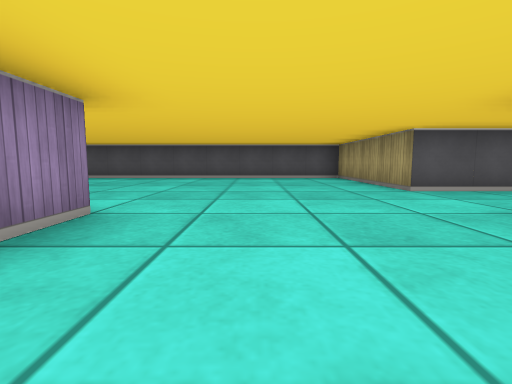
[1] (above)

23 first-person views from a walk through a cub3D ray-caster map. The camera is about half as high as the walls, tilts 6° down and sees 85° across. The floor is counted in squares. Each view is taken from the middle of a square. On the plan, view 1 faces up. The plan holds only what a view shows up to about 9 squares ahead; the rest is blank. The place goes on beyond the plan.

[2]
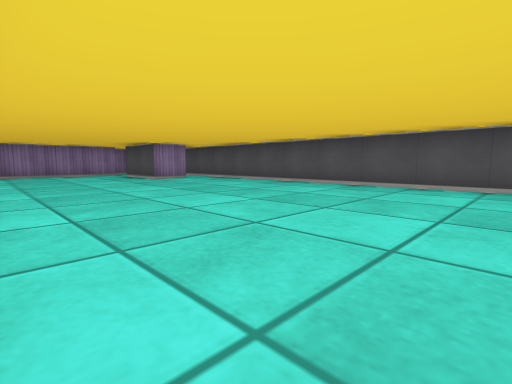

[3]
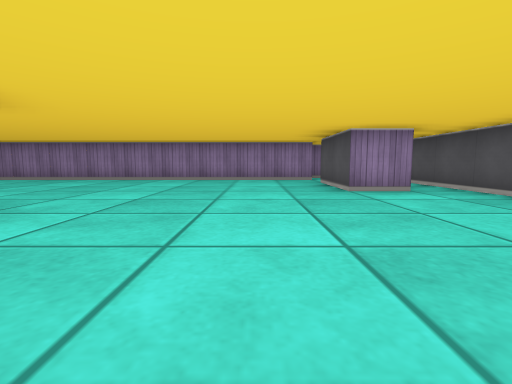

[4]
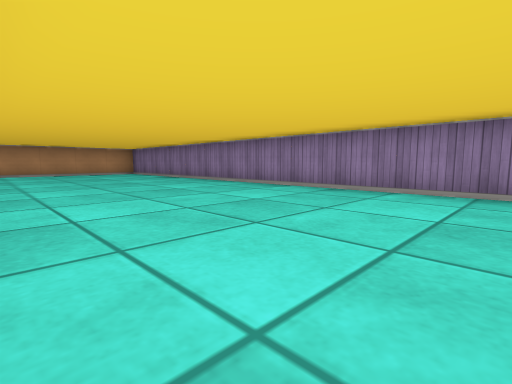

[5]
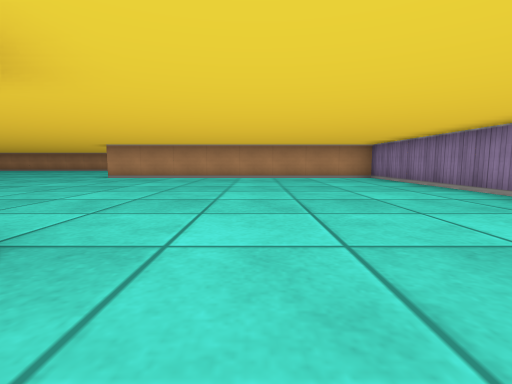

[6]
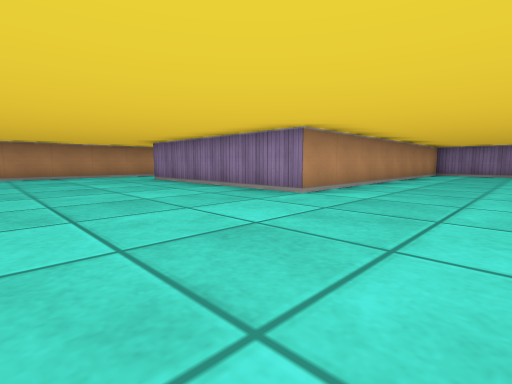

[7]
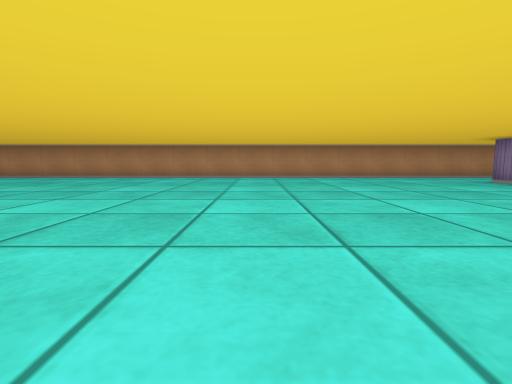

[8]
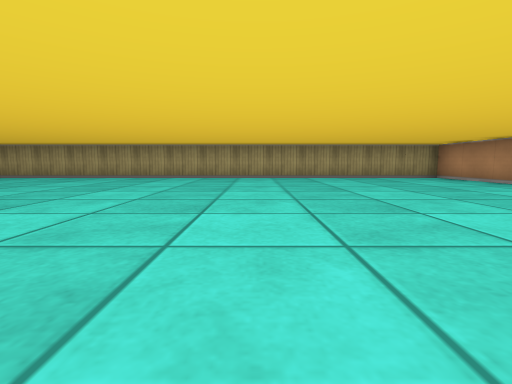

[9]
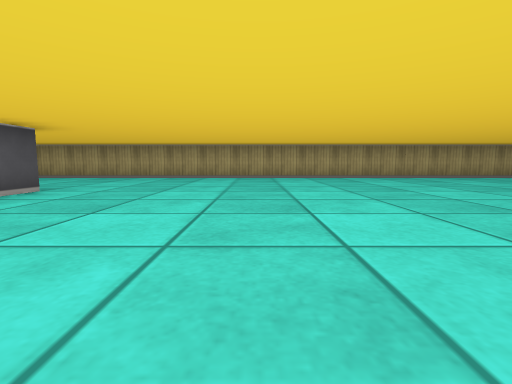

[10]
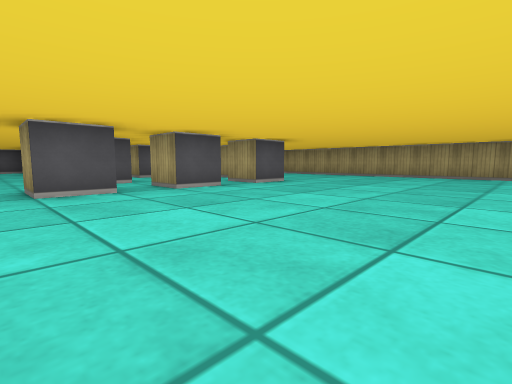

[11]
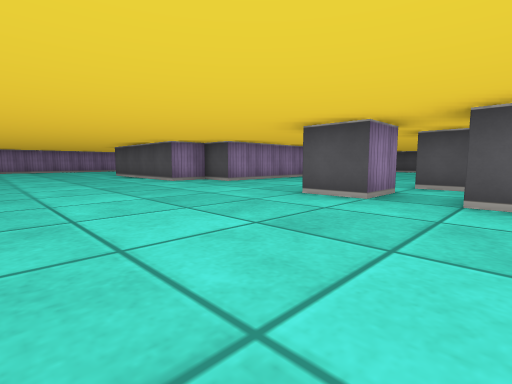

[12]
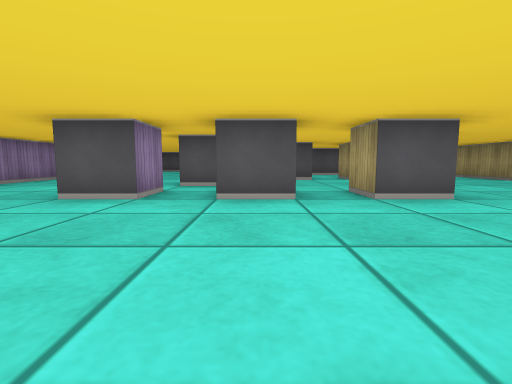

[13]
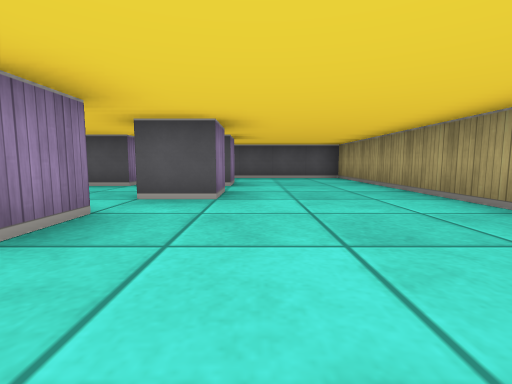

[14]
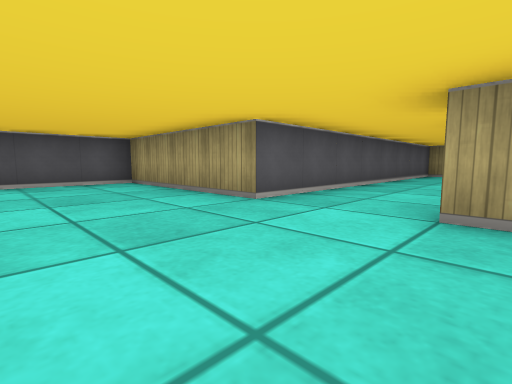

[15]
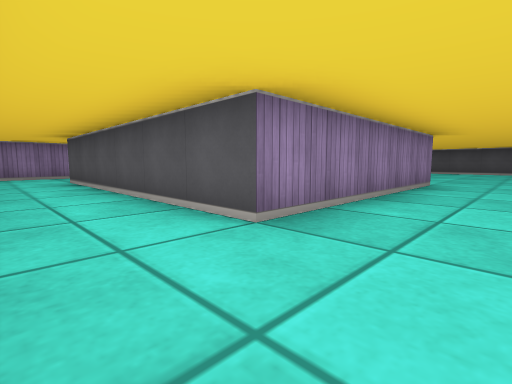

[16]
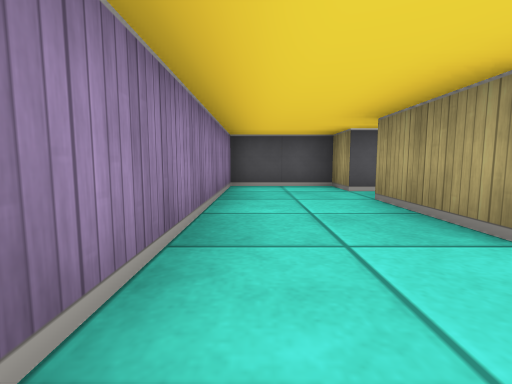

[17]
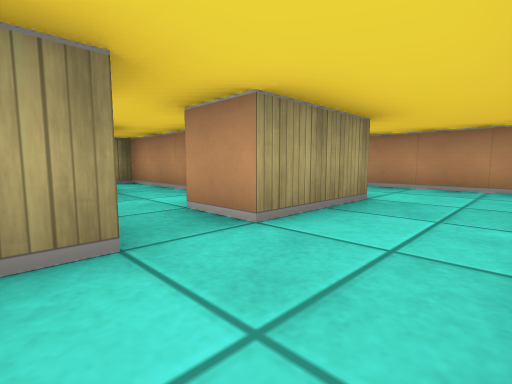

[18]
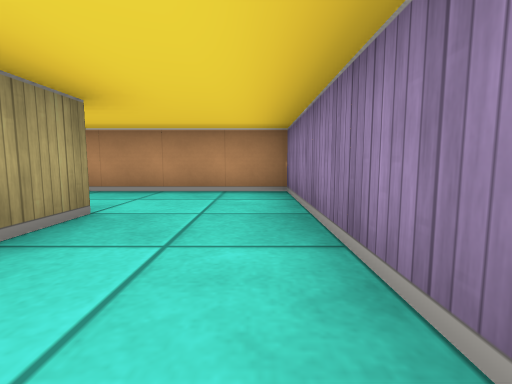

[19]
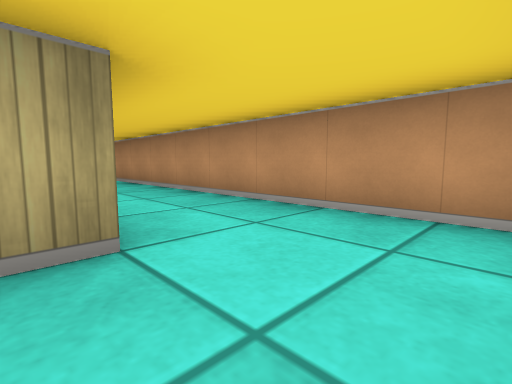

[20]
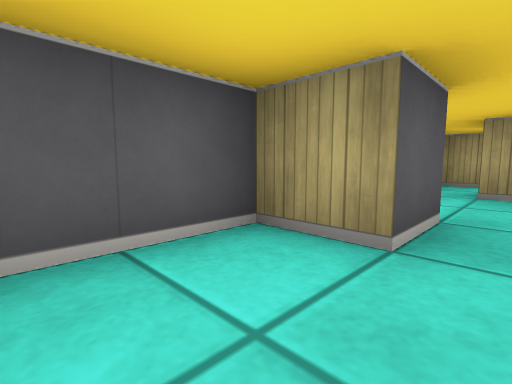

[21]
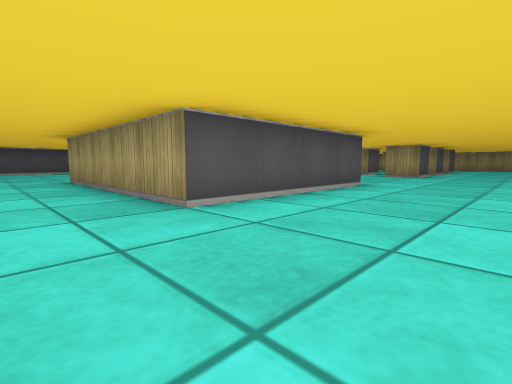

[22]
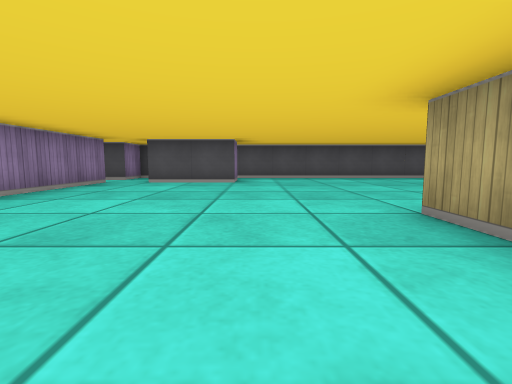

[23]
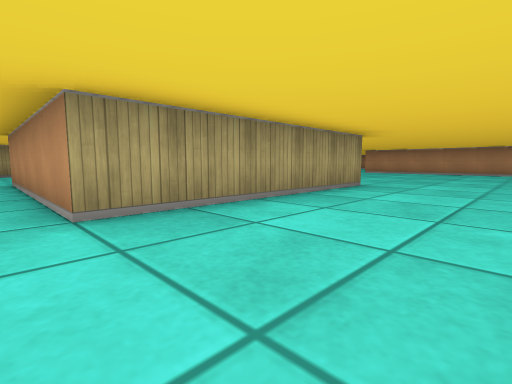

### Floor plan
Points are (right, up) in squares from view 1. A wall is a line through its corners. A room is listed if a view was taken in it or the views show most of it. See-through windows are left out.
Room 1 (views 1, 2, 3, 4, 5, 6, 7, 8, 9, 10, 11, 12, 13, 14, 15, 16, 19, 21, 22, 23)
walls: (-2.5, -2.5) (-6.5, -2.5) (-6.5, 2.5) (-1.5, 2.5) (-1.5, -1.5) (-2.5, -1.5) (-2.5, -2.5); (2.5, -1.5) (2.5, -2.5) (1.5, -2.5) (1.5, -1.5); (4.6, -2.5) (3.5, -2.5) (3.5, -1.5); (3.6, -0.5) (2.5, -0.5); (6.5, -1.5) (6.5, -2.5) (5.5, -2.5) (5.5, -1.5); (2.5, 2) (2.5, 2.5); (5.6, 1.5) (4.5, 1.5) (4.5, 2.1); (6.5, 1.5) (6.5, 2.5); (7.5, 0.5) (7.5, -0.5) (6.5, -0.5) (6.5, 0.1); (7.5, 2.5) (7.5, 1.5); (-11.5, -12.5) (-11.5, -16.5) (10.5, -16.5) (10.5, 4.5) (2.5, 4.5) (2.5, 8.5) (-8.5, 8.5); (-8.5, 7.6) (-8.5, 6.5) (-10.5, 6.5); (-11.5, 6.6) (-11.5, -9.5) (-3.5, -9.5) (-3.5, -14.5) (-9.5, -14.5) (-9.5, -12.5)
ways out: opening at (-10.5, -13.5) to room 2; opening at (-11, 7) to room 4; opening at (-9.5, 8) to room 4
Room 2 (views 17, 18, 20)
walls: (-9.5, -12.5) (-8.5, -12.5); (-8.4, -11.5) (-9.5, -11.5) (-9.5, -10.5) (-11.5, -10.5) (-11.5, -12.5)
ways out: opening at (-10.5, -13.5) to room 1; opening at (-9, -12) to room 3
Room 3 (no view inside)
walls: (-6.9, -13.5) (-4.5, -13.5) (-4.5, -13.1); (-4.5, -11.4) (-4.5, -10.6)
ways out: opening at (-9, -12) to room 2
Room 4 (no view inside)
walls: (-8.5, 8.5) (-11.5, 8.5) (-11.5, 7.5)
ways out: opening at (-11, 7) to room 1; opening at (-9.5, 8) to room 1

Positions as (right, up) in squares from view 1, and headings:
1: (0, 0), facing up
2: (-1, 3), facing up-left
3: (-4, 5), facing left
4: (-7, 2), facing down-left
5: (-8, -1), facing down
6: (0, -7), facing down-left
7: (2, -8), facing down
8: (2, -11), facing right
9: (2, -6), facing right
10: (1, -7), facing up-right
11: (4, -6), facing up-left
12: (4, -6), facing up
13: (8, -4), facing up
14: (0, 2), facing up-right
15: (-2, -16), facing up-left
16: (-11, -16), facing up
17: (-11, -11), facing down-right
18: (-11, -12), facing down
19: (-11, -14), facing down-right
20: (-11, -12), facing up-right
21: (-8, -5), facing up-right
22: (-8, 0), facing up
23: (-9, 3), facing down-right
